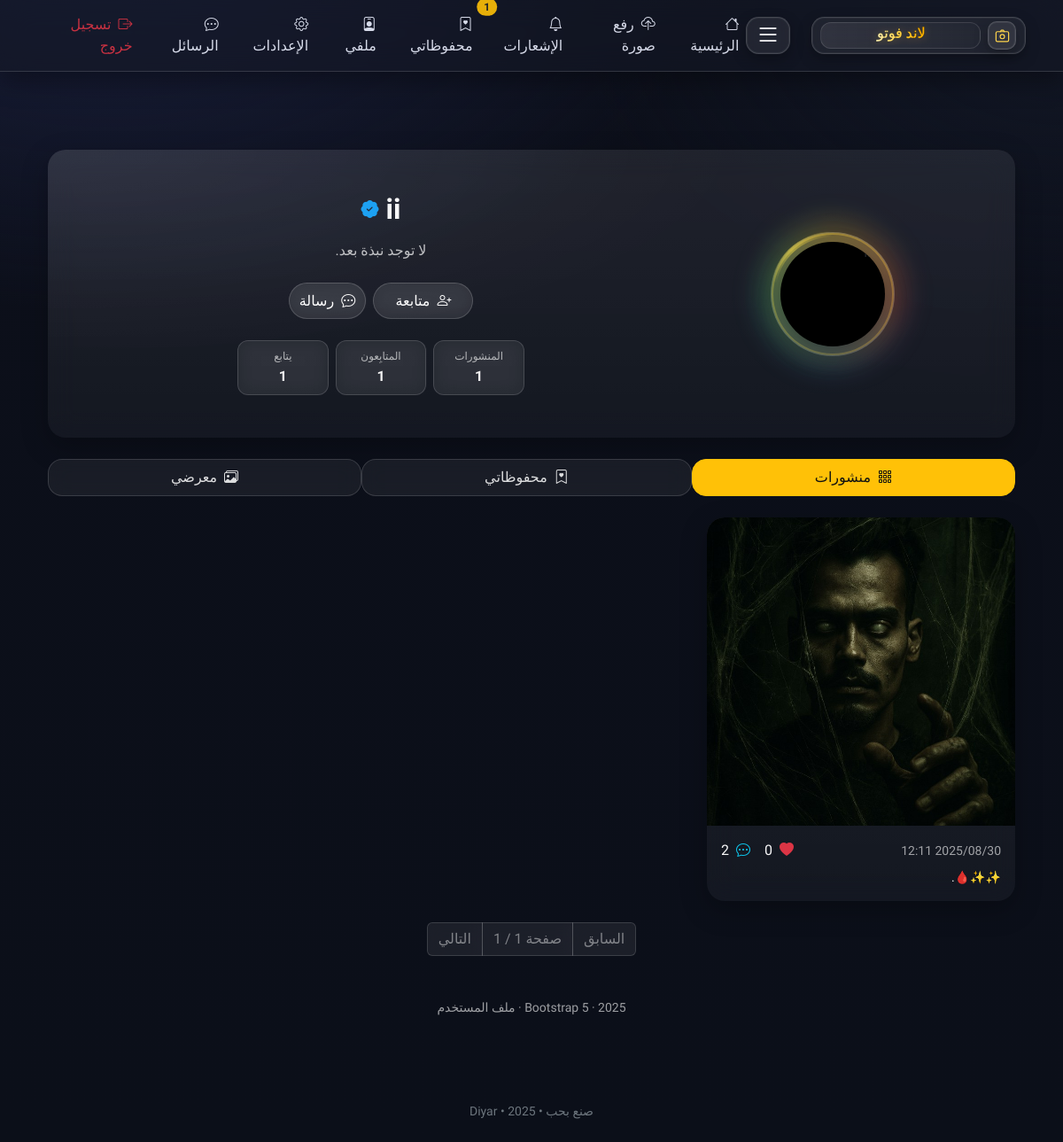
The page /u/ii (signed in) on the database its author committed.
### app.py (models this page shows, shortened)
class User(UserMixin, db.Model):
    __tablename__="users"
    id=db.Column(db.Integer, primary_key=True)
    username=db.Column(db.String(32), unique=True, nullable=False, index=True)
    email=db.Column(db.String(120), unique=True)
    password_hash=db.Column(db.String(255), nullable=False)
    display_name=db.Column(db.String(80))
    bio=db.Column(db.String(280))
    avatar_file=db.Column(db.String(255))
    notify_likes=db.Column(db.Boolean, default=True)
    notify_comments=db.Column(db.Boolean, default=True)
    notify_follows=db.Column(db.Boolean, default=True)
    last_seen=db.Column(db.DateTime, default=dt.datetime.utcnow, index=True)
    photos=db.relationship("Photo", backref="author", lazy="dynamic")
    given_likes=db.relationship("Like", backref="user", lazy="dynamic", cascade="all, delete-orphan")
    bookmarks=db.relationship("Bookmark", backref="user", lazy="dynamic", cascade="all, delete-orphan")
    comments=db.relationship("Comment", backref="user", lazy="dynamic", cascade="all, delete-orphan")
    following=db.relationship(
        "User", secondary="follows",
        primaryjoin=id==Follow.follower_id,
        secondaryjoin=id==Follow.followed_id,
        backref=db.backref("followers", lazy="dynamic"),
        lazy="dynamic"
    )
    @property
    def avatar_url(self):
        if self.avatar_file and (AVATAR_DIR/self.avatar_file).exists():
            return url_for("static", filename=f"avatars/{self.avatar_file}")
        return url_for("static", filename="avatars/default.png")

class Photo(db.Model):
    __tablename__="photos"
    id=db.Column(db.Integer, primary_key=True)
    user_id=db.Column(db.Integer, db.ForeignKey("users.id"), nullable=False)
    caption=db.Column(db.Text)
    tags=db.Column(db.String(240))
    allow_comments=db.Column(db.Boolean, default=True)
    allow_share=db.Column(db.Boolean, default=True)
    created_at=db.Column(db.DateTime, default=dt.datetime.utcnow, index=True)
    images=db.relationship("PhotoImage", backref="photo", cascade="all, delete-orphan")
    likes=db.relationship("Like", backref="photo", cascade="all, delete-orphan")
    comments=db.relationship("Comment", backref="photo", cascade="all, delete-orphan")
    bookmarks=db.relationship("Bookmark", backref="photo", cascade="all, delete-orphan")
    @property
    def like_count(self): return len(self.likes)
    @property
    def comment_count(self): return len(self.comments)

class PhotoImage(db.Model):
    __tablename__="photo_images"
    id=db.Column(db.Integer, primary_key=True)
    photo_id=db.Column(db.Integer, db.ForeignKey("photos.id"), nullable=False)
    filename=db.Column(db.String(255), nullable=False)
    thumbfile=db.Column(db.String(255), nullable=False)
    @property
    def thumb_url(self): return url_for("static", filename=f"thumbs/{self.thumbfile}")

### app.py (the view)
@app.route("/u/<username>")
def profile(username):
    user=User.query.filter_by(username=username).first_or_404()
    page=max(int(request.args.get("page",1)),1)
    q=Photo.query.filter_by(user_id=user.id).order_by(Photo.created_at.desc())
    photos=q.paginate(page=page, per_page=9, error_out=False)
    stats=dict(
        posts=q.count(),
        followers=user.followers.count(),
        following=user.following.count(),
        comments=Comment.query.filter_by(user_id=user.id).count()
    )
    return render_template("user_profile.html", user=user, photos=photos.items, stats=stats, pagination=photos)

### app.py (called while the page is built)
@login_manager.user_loader
def load_user(uid): return User.query.get(int(uid))

@app.before_request
def update_last_seen():
    if current_user.is_authenticated:
        current_user.last_seen = dt.datetime.utcnow()
        db.session.commit()

### templates/user_profile.html (shortened to what this page needs)
{% extends "base.html" %}
{% block content %}
<div class="container py-5">
  <div class="row justify-content-center">
    <div class="col-12 col-xxl-10">
      <div class="card glass-card border-0 overflow-hidden mb-4">
        <div class="card-body p-4 p-md-5">
          <div class="row g-4 align-items-center">
            <div class="col-12 col-md-4 d-flex justify-content-center">
              <div class="avatar-frame position-relative">
                <img id="profileAvatar" src="{{ user.avatar_url }}" alt="{{ user.username }}">
              </div>
            </div>
            <div class="col-12 col-md-8">
              <div class="d-flex justify-content-center">
                <h2 class="fw-bold m-0 text-contrast d-flex align-items-center gap-2 flex-wrap justify-content-center">
                  {{ user.display_name or user.username }}
                  <i class="bi bi-patch-check-fill verify-badge" title="موثّق"></i>
                </h2>
              </div>
              <div class="text-light-70 text-center mt-3 mb-4">{{ user.bio or 'لا توجد نبذة بعد.' }}</div>
              <div class="d-flex flex-wrap gap-2 mb-4 justify-content-center">
                {% if current_user.is_authenticated and current_user.id == user.id %}
                  <a href="{{ url_for('settings') }}" class="btn btn-glass rounded-pill">
                    <i class="bi bi-sliders me-1"></i> الإعدادات
                  </a>
                  <a href="{{ url_for('upload') }}" class="btn btn-warning text-dark rounded-pill">
                    <i class="bi bi-plus-circle me-1"></i> منشور جديد
                  </a>
                {% else %}
                  <button id="followBtn" class="btn btn-glass rounded-pill px-4" data-username="{{ user.username }}">
                    <i class="bi bi-person-plus me-1"></i> متابعة
                  </button>
                  <a class="btn btn-glass rounded-pill" href="{{ url_for('search') }}?q=@{{ user.username }}">
                    <i class="bi bi-chat-dots me-1"></i> رسالة
                  </a>
                {% endif %}
              </div>
              <div class="row g-2 justify-content-center">
                <div class="col-4 col-sm-3 col-lg-2">
                  <div class="mini-rect text-center">
                    <div class="mini-label">المنشورات</div>
                    <div class="mini-val">{{ stats.posts }}</div>
                  </div>
                </div>
                <div class="col-4 col-sm-3 col-lg-2">
                  <div class="mini-rect text-center">
                    <div class="mini-label">المتابِعون</div>
                    <div class="mini-val">{{ stats.followers }}</div>
                  </div>
                </div>
                <div class="col-4 col-sm-3 col-lg-2">
                  <div class="mini-rect text-center">
                    <div class="mini-label">يتابع</div>
                    <div class="mini-val">{{ stats.following }}</div>
                  </div>
                </div>
              </div>
            </div>
          </div>
        </div>
      </div>
      <ul class="nav nav-pills nav-fill glass-tabs rounded-4 mb-4">
        <li class="nav-item">
          <span class="nav-link active"><i class="bi bi-grid-3x3-gap me-1"></i> منشورات</span>
        </li>
        <li class="nav-item">
          <a class="nav-link" href="{{ url_for('saved') }}"><i class="bi bi-bookmark-heart me-1"></i> محفوظاتي</a>
        </li>
        <li class="nav-item">
          <a class="nav-link" href="{{ url_for('my_gallery') }}"><i class="bi bi-images me-1"></i> معرضي</a>
        </li>
      </ul>
      {% if photos %}
      <div class="row g-4">
        {% for p in photos %}
          {% set img = (p.images[0] if p.images and p.images|length>0 else None) %}
          <div class="col-12 col-sm-6 col-lg-4">
            <div class="card glass-card photo-card border-0 overflow-hidden h-100">
              {% if img %}
                <a href="{{ url_for('home') }}#post-{{ p.id }}" class="ratio ratio-1x1">
                  <img src="{{ img.thumb_url }}" class="w-100 h-100 object-fit-cover" alt="photo {{ p.id }}">
                </a>
              {% else %}
                <div class="ratio ratio-1x1 d-flex align-items-center justify-content-center text-light-60">
                  لا توجد صورة
                </div>
              {% endif %}
              <div class="card-body p-3">
                <div class="d-flex align-items-center justify-content-between">
                  <div class="small text-light-60">{{ format_time(p.created_at) }}</div>
                  <div class="d-flex align-items-center gap-3">
                    <span class="text-contrast"><i class="bi bi-heart-fill text-danger me-1"></i> {{ p.like_count }}</span>
                    <span class="text-contrast"><i class="bi bi-chat-dots text-info me-1"></i> {{ p.comment_count }}</span>
                  </div>
                </div>
                {% if p.caption %}
                <div class="mt-2 text-contrast small">{{ p.caption }}</div>
                {% endif %}
              </div>
            </div>
          </div>
        {% endfor %}
      </div>
      {% else %}
        <div class="text-center text-light-60 py-5">لا توجد منشورات بعد.</div>
      {% endif %}
      {% if pagination %}
      <nav class="mt-4 d-flex justify-content-center">
        <ul class="pagination pagination-glass m-0">
          <li class="page-item {% if not pagination.has_prev %}disabled{% endif %}">
            <a class="page-link" href="{{ url_for('profile', username=user.username, page=pagination.prev_num) if pagination.has_prev else '#' }}">السابق</a>
          </li>
          <li class="page-item disabled"><span class="page-link">صفحة {{ pagination.page }} / {{ pagination.pages }}</span></li>
          <li class="page-item {% if not pagination.has_next %}disabled{% endif %}">
            <a class="page-link" href="{{ url_for('profile', username=user.username, page=pagination.next_num) if pagination.has_next else '#' }}">التالي</a>
          </li>
        </ul>
      </nav>
      {% endif %}
      <div class="text-center mt-5 text-light-60 small">Bootstrap 5 · {{ now.year }} · ملف المستخدم</div>
    </div>
  </div>
</div>
{% endblock %}

### static/css/theme.css (style rules this page uses)
:root { --nav-bg: rgba(20,24,38,.55); --nav-bd: rgba(255,255,255,.14); --ink:#edf1ff; --gold1:#fff2b3; --gold2:#ffd54d; --gold3:#ffb300; }
body.bg-dark-gradient { background: radial-gradient(1200px 800px at 10% -10%, #1b2140, transparent 60%), radial-gradient(1000px 700px at 100% 0, #121725, transparent 55%), linear-gradient(180deg,#0c0f1a, #0b0f19); }
.text-contrast { color:rgba(255,255,255,.97) }

### static/css/glass.css (style rules this page uses)
:root { --bg:#0e0f13; --glass:rgba(255,255,255,.06); --glass-strong:rgba(255,255,255,.12); --ring:#d3a93b; }
body { background: radial-gradient(1200px 600px at 50% -10%, rgba(255,255,0,.05), transparent), var(--bg); }
.btn-glass { background:rgba(255,255,255,.06); border:1px solid rgba(255,255,255,.1); color:#fff; }
.btn, .icon-btn { transition: transform .12s ease }
.btn-glass { backdrop-filter: blur(8px); background: rgba(255,255,255,0.08); border:1px solid rgba(255,255,255,0.12); color:#fff; }

### static/css/landphoto.extras.css (style rules this page uses)
:root { --glass-bg: rgba(255,255,255,0.06); --glass-bg-strong: rgba(14,14,18,0.7); --glass-stroke: rgba(255,255,255,0.12); --glass-shadow: 0 10px 30px rgba(0,0,0,.35); --radius: 1.25rem; --like:#ff5a7a; --save:#13c2c2; --primary:#ffc107; --danger:#e55353; --success:#00c853; --secondary:#7aa2ff; }
html,body { background:#0e0e12;color:#e7e7ea;font-family:"Tajawal",system-ui,-apple-system,"Segoe UI",Roboto,"Helvetica Neue","Noto Sans",Arial; }
.btn-glass { color:#fff; background: rgba(255,255,255,.08); border: 1px solid rgba(255,255,255,.16); backdrop-filter: blur(10px); -webkit-backdrop-filter: blur(10px); }

### static/css/feed.css (style rules this page uses)
.btn-glass { background: rgba(255,255,255,.07); border: 1px solid rgba(255,255,255,.16); color: #fff; border-radius: .8rem; padding: .45rem .7rem; backdrop-filter: blur(10px); }

### templates/user_profile.html (style rules this page uses)
.text-contrast { color:rgba(255,255,255,.97) }
.text-light-70 { color:rgba(255,255,255,.72) }
.text-light-60 { color:rgba(255,255,255,.60) }
.object-fit-cover { object-fit:cover }
.glass-card { background: radial-gradient(120% 120% at 0% 0%, rgba(255,255,255,.06), rgba(255,255,255,0) 60%), linear-gradient(180deg, rgba(255,255,255,.08), rgba(255,255,255,.04)); border:1px solid rgba(255,255,255,.14); border-radius:1.25rem; backdrop-filter: blur(16px); -webkit-backdrop-filter: blur(16px); box-shadow: 0 10px 30px rgba(0,0,0,.25); }
.btn-glass { border:1px solid rgba(255,255,255,.18)!important; background:rgba(255,255,255,.07)!important; color:#fff!important; backdrop-filter: blur(10px); }
.glass-tabs .nav-link { border-radius: 1rem; color: rgba(255,255,255,.85); border:1px solid rgba(255,255,255,.14); background: rgba(255,255,255,.06); backdrop-filter: blur(10px); }
.glass-tabs .nav-link.active { color:#111; background:#ffc107; border-color:#ffc107; }
.pagination-glass .page-link { color:#fff; background:rgba(255,255,255,.07); border:1px solid rgba(255,255,255,.14); backdrop-filter: blur(10px); }
.pagination-glass .page-item.disabled .page-link { color:rgba(255,255,255,.45) }
.avatar-frame { width:140px; aspect-ratio:1/1; position:relative; border-radius:50%; padding:10px; background: rgba(255,210,63,.20); border: 1px solid rgba(255,255,255,.16); backdrop-filter: blur(8px); -webkit-backdrop-filter: blur(8px); box-shadow: inset 0 0 0 2px rgba(255,210,63,.35), 0 8px 22px rgba(255,210,63,.15), 0 10px 26px rgba(0,0,0,.35); }
.avatar-frame::after { content:""; position:absolute; inset:-2px; border-radius:50%; --g: conic-gradient(from 0deg, rgba(255,215,64,.0) 0 78%, rgba(255,215,64,.55) 88%, rgba(255,215,64,0) 100%); mask: radial-gradient(circle at center, transparent 64%, #000 65%); -webkit-mask: radial-gradient(circle at center, transparent 64%, #000 65%); background: var(--g); animation: sweep 4.8s linear infinite; pointer-events:none; }
.avatar-frame img { position:relative; z-index:2; width:100%; height:100%; border-radius:50%; object-fit:cover; display:block; background:#000; box-shadow: 0 10px 24px rgba(0,0,0,.35); }
.verify-badge { font-size: 1.25rem; color: #1da1f2; }
.mini-rect { background: rgba(255,255,255,.06); border: 1px solid rgba(255,255,255,.15); border-radius: .75rem; padding: .5rem .25rem; backdrop-filter: blur(10px); }
.mini-rect .mini-label { font-size: .75rem; color: rgba(255,255,255,.65); margin-bottom: .15rem; }
.mini-rect .mini-val { font-weight: 700; color: rgba(255,255,255,.95); }

### rows shown on the page
User: display_name "ii", bio "لا توجد نبذة بعد."
Photo: thumb_url (picture), created_at "2025/08/30 12:11", like_count "0", comment_count "2", caption "✨✨🩸."

### other values the page prints
{{ unread_notifications }} "1"
{{ stats.posts }} "1"
{{ stats.followers }} "1"
{{ stats.following }} "1"
{{ pagination.pages }} "1"
